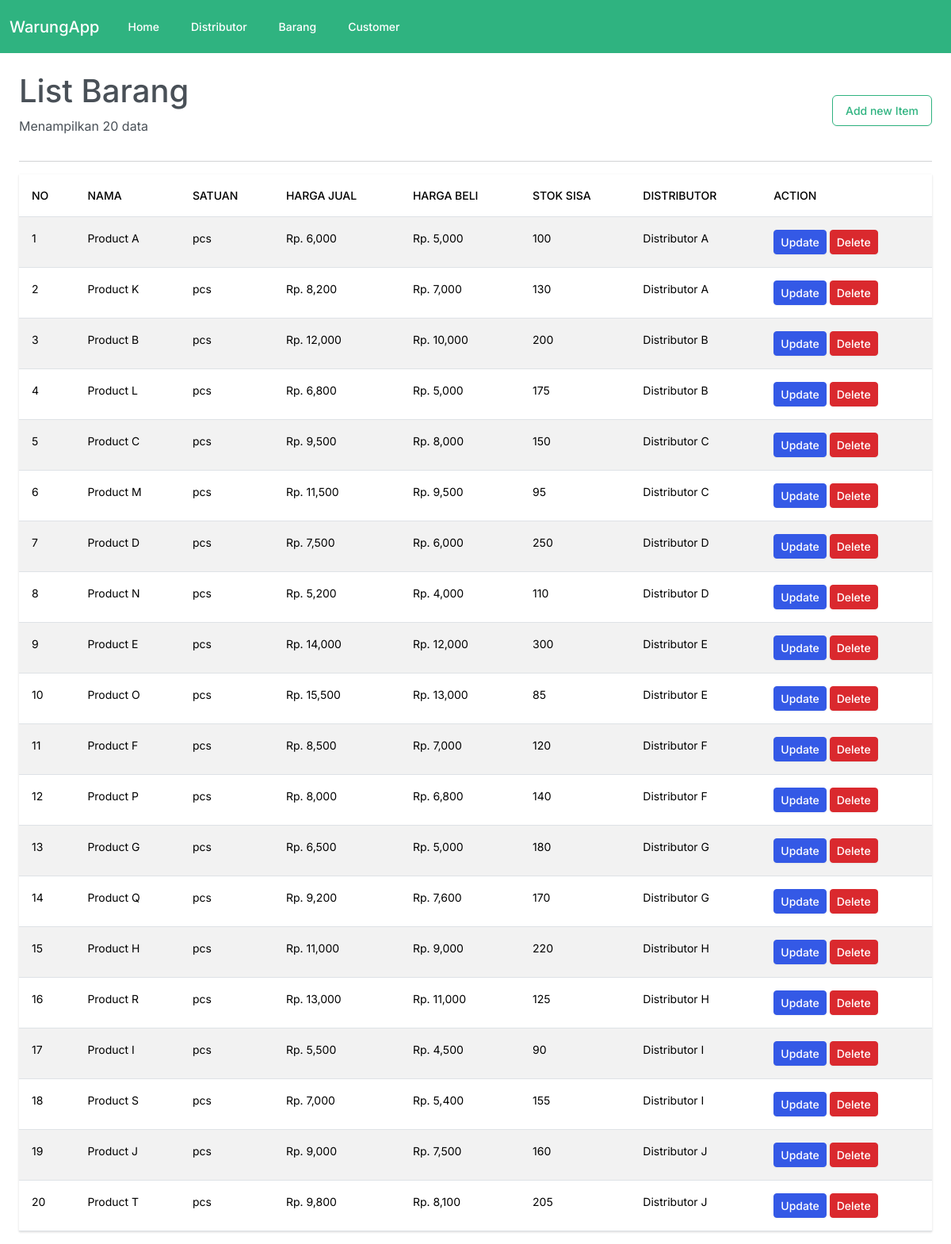
/index.php?page=barang&action=all, run on the app's committed database.
### tables this page shows
CREATE TABLE `mtd_barang` (
    `id_barang` INT AUTO_INCREMENT PRIMARY KEY,
    `id_distributor` INT NOT NULL,
    `barcode` VARCHAR(255) NOT NULL,
    `nama_barang` VARCHAR(255) NOT NULL,
    `stok_sisa` INT NOT NULL DEFAULT 0,
    `harga_beli` INT NOT NULL DEFAULT 0,
    `harga_jual` INT NOT NULL DEFAULT 0,
    `satuan` VARCHAR(50) NOT NULL,
    FOREIGN KEY (`id_distributor`) REFERENCES `mtd_distributor`(`id_distributor`)
);

CREATE TABLE `mtd_distributor` (
    `id_distributor` INT AUTO_INCREMENT PRIMARY KEY,
    `nama` VARCHAR(255) NOT NULL,
    `alamat` VARCHAR(255) NOT NULL,
    `telephone` VARCHAR(50) NOT NULL,
    `email` VARCHAR(100) NOT NULL
);

### library/pdo/connection.php (called while the page is built)
<?php
include ('library/pdo/database.php');
$credentials = [
	'hostname' => 'localhost',
	'username' => 'root',
	'password' => '',
	'database' => 'warung_app'
];
$database = new Database($credentials);

### library/pdo/database.php (called while the page is built, shortened)
<?php
include('library/pdo/result.php');
class Database {
	private $statement;
	private $handler;
	public function __construct($credentials){
		$connection = 'mysql:host=' . $credentials['hostname'] . ';dbname=' . $credentials['database'];
		$options = array(
			PDO::ATTR_PERSISTENT    => true,
			PDO::ATTR_ERRMODE       => PDO::ERRMODE_EXCEPTION
		);
		try{
			$this->handler = new PDO($connection, $credentials['username'], $credentials['password'], $options);
		}
		catch(PDOException $e){
			$this->error = $e->getMessage();
		}
	}
	public function query($sql)
	{
		$this->prepareStatement($sql);
		$this->execute();
		$data = $this->statement->fetchAll(PDO::FETCH_ASSOC);
		return new Result($data);
	}
	private function prepareStatement($query){
		$this->statement = $this->handler->prepare($query);
	}
	public function execute(){
	    return $this->statement->execute();
	}
}

### library/pdo/result.php (called while the page is built, shortened)
<?php
class Result
{
	private $data;
	function __construct(Array $data)
	{
		$this->data = $data;
	}
	public function all()
	{
		return $this->data;
	}
}

### pages/barang/index.php (the view)
<?php
include ('library/pdo/connection.php');
$query = "
SELECT
    b.id_barang,
    b.barcode,
    b.nama_barang,
    b.stok_sisa,
    b.harga_beli,
    b.harga_jual,
    b.satuan,
    b.barcode,
    d.id_distributor,
    d.nama AS distributor_nama,
    d.alamat AS distributor_alamat,
    d.telephone AS distributor_telephone,
    d.email AS distributor_email
FROM
    mtd_barang b
JOIN
    mtd_distributor d ON b.id_distributor = d.id_distributor;
";
$listBarang = $database->query($query)->all();
?>
<div class="container-fluid mt-4">
  <div class="d-flex justify-content-between align-items-center">
    <div>
        <h1>List Barang</h1>
        <p class="mt-0">Menampilkan <?= count($listBarang) ?> data</p>
    </div>
    <div>
        <a href="#" class="btn btn-outline-success">Add new Item</a>
    </div>
  </div>
  <hr>
  <table class="table table-responsive table-condensed table-striped">
    <thead>
      <tr>
        <th>No</th>
        <th>Nama</th>
        <th>Satuan</th>
        <th>Harga Jual</th>
        <th>Harga Beli</th>
        <th>Stok Sisa</th>
        <th>Distributor</th>
        <th>Action</th>
      </tr>
    </thead>
    <tbody>
      <?php foreach($listBarang as $index => $barang) { ?>
      <tr>
        <td><?= $index+1 ?></td>
        <td><?= $barang['nama_barang'] ?></td>
        <td><?= $barang['satuan'] ?></td>
        <td>Rp. <?= number_format($barang['harga_jual']) ?></td>
        <td>Rp. <?= number_format($barang['harga_beli']) ?></td>
        <td><?= $barang['stok_sisa'] ?></td>
        <td><?= $barang['distributor_nama'] ?></td>
        <td>
          <a href="index.php?page=barang&action=update&id_barang=<?= $barang['id_barang'] ?>" class="btn btn-sm btn-primary">Update</a>
          <a href="index.php?page=barang&action=delete&id_barang=<?= $barang['id_barang'] ?>" class="btn btn-sm btn-danger">Delete</a>
        </td>
      </tr>
      <?php } ?>
    </tbody>
  </table>
</div>

### data on the page
mtd_barang: nama_barang "Product A", satuan "pcs", harga_jual "6,000", harga_beli "5,000", stok_sisa "100", id_distributor.nama "Distributor A"
mtd_barang: nama_barang "Product K", satuan "pcs", harga_jual "8,200", harga_beli "7,000", stok_sisa "130", id_distributor.nama "Distributor A"
mtd_barang: nama_barang "Product B", satuan "pcs", harga_jual "12,000", harga_beli "10,000", stok_sisa "200", id_distributor.nama "Distributor B"
mtd_barang: nama_barang "Product L", satuan "pcs", harga_jual "6,800", harga_beli "5,000", stok_sisa "175", id_distributor.nama "Distributor B"
mtd_barang: nama_barang "Product C", satuan "pcs", harga_jual "9,500", harga_beli "8,000", stok_sisa "150", id_distributor.nama "Distributor C"
mtd_barang: nama_barang "Product M", satuan "pcs", harga_jual "11,500", harga_beli "9,500", stok_sisa "95", id_distributor.nama "Distributor C"
mtd_barang: nama_barang "Product D", satuan "pcs", harga_jual "7,500", harga_beli "6,000", stok_sisa "250", id_distributor.nama "Distributor D"
mtd_barang: nama_barang "Product N", satuan "pcs", harga_jual "5,200", harga_beli "4,000", stok_sisa "110", id_distributor.nama "Distributor D"
mtd_barang: nama_barang "Product E", satuan "pcs", harga_jual "14,000", harga_beli "12,000", stok_sisa "300", id_distributor.nama "Distributor E"
mtd_barang: nama_barang "Product O", satuan "pcs", harga_jual "15,500", harga_beli "13,000", stok_sisa "85", id_distributor.nama "Distributor E"
mtd_barang: nama_barang "Product F", satuan "pcs", harga_jual "8,500", harga_beli "7,000", stok_sisa "120", id_distributor.nama "Distributor F"
mtd_barang: nama_barang "Product P", satuan "pcs", harga_jual "8,000", harga_beli "6,800", stok_sisa "140", id_distributor.nama "Distributor F"
mtd_barang: nama_barang "Product G", satuan "pcs", harga_jual "6,500", harga_beli "5,000", stok_sisa "180", id_distributor.nama "Distributor G"
mtd_barang: nama_barang "Product Q", satuan "pcs", harga_jual "9,200", harga_beli "7,600", stok_sisa "170", id_distributor.nama "Distributor G"
mtd_barang: nama_barang "Product H", satuan "pcs", harga_jual "11,000", harga_beli "9,000", stok_sisa "220", id_distributor.nama "Distributor H"
mtd_barang: nama_barang "Product R", satuan "pcs", harga_jual "13,000", harga_beli "11,000", stok_sisa "125", id_distributor.nama "Distributor H"
mtd_barang: nama_barang "Product I", satuan "pcs", harga_jual "5,500", harga_beli "4,500", stok_sisa "90", id_distributor.nama "Distributor I"
mtd_barang: nama_barang "Product S", satuan "pcs", harga_jual "7,000", harga_beli "5,400", stok_sisa "155", id_distributor.nama "Distributor I"
mtd_barang: nama_barang "Product J", satuan "pcs", harga_jual "9,000", harga_beli "7,500", stok_sisa "160", id_distributor.nama "Distributor J"
mtd_barang: nama_barang "Product T", satuan "pcs", harga_jual "9,800", harga_beli "8,100", stok_sisa "205", id_distributor.nama "Distributor J"

### other printed values
count($listBarang) "20"
